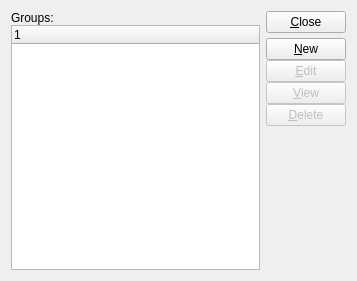
<?xml version="1.0" encoding="UTF-8"?>
<ui version="4.0">
 <comment>This file is part of the xTuple ERP: PostBooks Edition, a free and
open source Enterprise Resource Planning software suite,
Copyright (c) 1999-2018 by OpenMFG LLC, d/b/a xTuple.
It is licensed to you under the Common Public Attribution License
version 1.0, the full text of which (including xTuple-specific Exhibits)
is available at www.xtuple.com/CPAL.  By using this software, you agree
to be bound by its terms.</comment>
 <class>crmGroups</class>
 <widget class="QWidget" name="crmGroups">
  <property name="geometry">
   <rect>
    <x>0</x>
    <y>0</y>
    <width>357</width>
    <height>281</height>
   </rect>
  </property>
  <property name="windowTitle">
   <string>List Groups</string>
  </property>
  <layout class="QHBoxLayout">
   <item>
    <layout class="QVBoxLayout">
     <property name="spacing">
      <number>0</number>
     </property>
     <property name="margin">
      <number>0</number>
     </property>
     <item>
      <widget class="QLabel" name="_crmGroupsLit">
       <property name="text">
        <string>Groups:</string>
       </property>
      </widget>
     </item>
     <item>
      <widget class="XTreeWidget" name="_grp"/>
     </item>
    </layout>
   </item>
   <item>
    <layout class="QVBoxLayout">
     <property name="spacing">
      <number>5</number>
     </property>
     <property name="margin">
      <number>0</number>
     </property>
     <item>
      <widget class="QPushButton" name="_close">
       <property name="text">
        <string>&amp;Close</string>
       </property>
      </widget>
     </item>
     <item>
      <layout class="QVBoxLayout">
       <property name="spacing">
        <number>0</number>
       </property>
       <property name="margin">
        <number>0</number>
       </property>
       <item>
        <widget class="QPushButton" name="_new">
         <property name="text">
          <string>&amp;New</string>
         </property>
        </widget>
       </item>
       <item>
        <widget class="QPushButton" name="_edit">
         <property name="enabled">
          <bool>false</bool>
         </property>
         <property name="text">
          <string>&amp;Edit</string>
         </property>
        </widget>
       </item>
       <item>
        <widget class="QPushButton" name="_view">
         <property name="enabled">
          <bool>false</bool>
         </property>
         <property name="text">
          <string>&amp;View</string>
         </property>
        </widget>
       </item>
       <item>
        <widget class="QPushButton" name="_delete">
         <property name="enabled">
          <bool>false</bool>
         </property>
         <property name="text">
          <string>&amp;Delete</string>
         </property>
        </widget>
       </item>
      </layout>
     </item>
     <item>
      <spacer name="Spacer21">
       <property name="orientation">
        <enum>Qt::Vertical</enum>
       </property>
       <property name="sizeType">
        <enum>QSizePolicy::Expanding</enum>
       </property>
       <property name="sizeHint" stdset="0">
        <size>
         <width>20</width>
         <height>20</height>
        </size>
       </property>
      </spacer>
     </item>
    </layout>
   </item>
  </layout>
 </widget>
 <layoutdefault spacing="6" margin="11"/>
 <customwidgets>
  <customwidget>
   <class>XTreeWidget</class>
   <extends>QTreeWidget</extends>
   <header>xtreewidget.h</header>
   <container>1</container>
  </customwidget>
 </customwidgets>
 <tabstops>
  <tabstop>_custgrp</tabstop>
  <tabstop>_new</tabstop>
  <tabstop>_edit</tabstop>
  <tabstop>_view</tabstop>
  <tabstop>_delete</tabstop>
  <tabstop>_close</tabstop>
 </tabstops>
 <resources/>
 <connections>
  <connection>
   <sender>_grp</sender>
   <signal>valid(bool)</signal>
   <receiver>_view</receiver>
   <slot>setEnabled(bool)</slot>
   <hints>
    <hint type="sourcelabel">
     <x>20</x>
     <y>20</y>
    </hint>
    <hint type="destinationlabel">
     <x>20</x>
     <y>20</y>
    </hint>
   </hints>
  </connection>
 </connections>
</ui>
